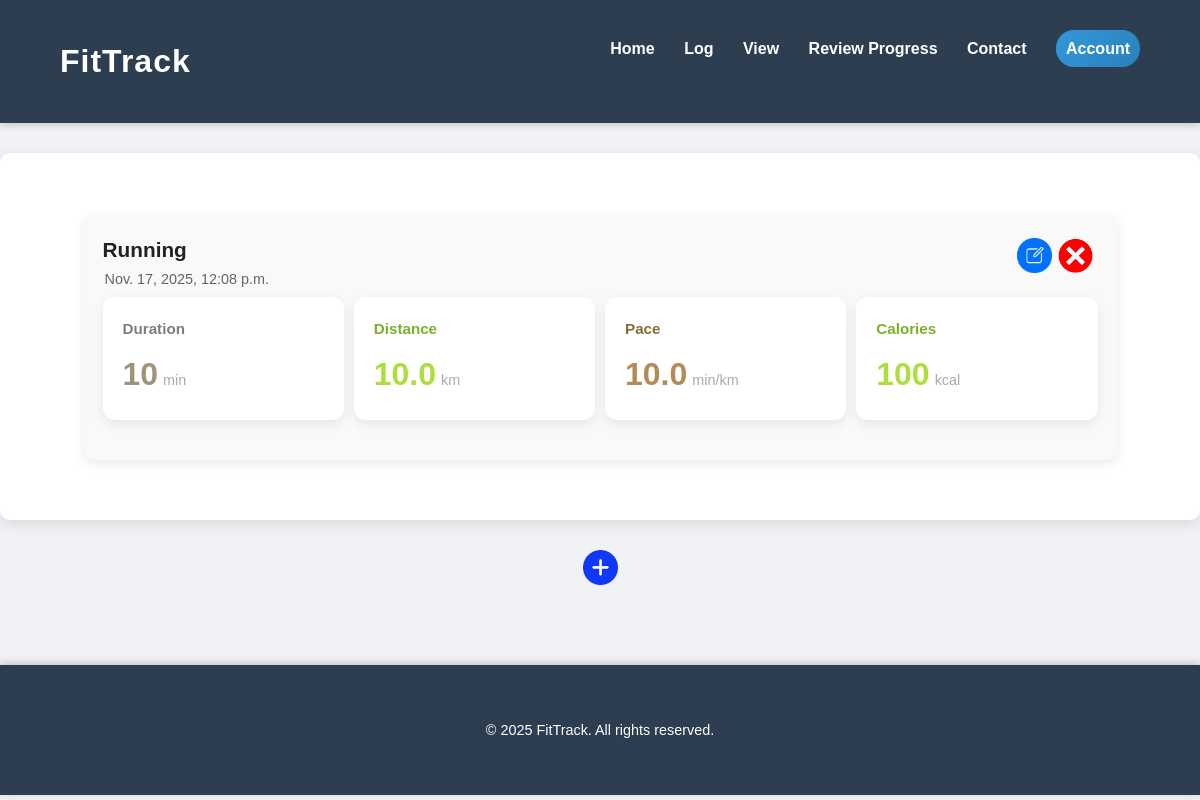
The app's page /workout/list/ (signed in), older data.
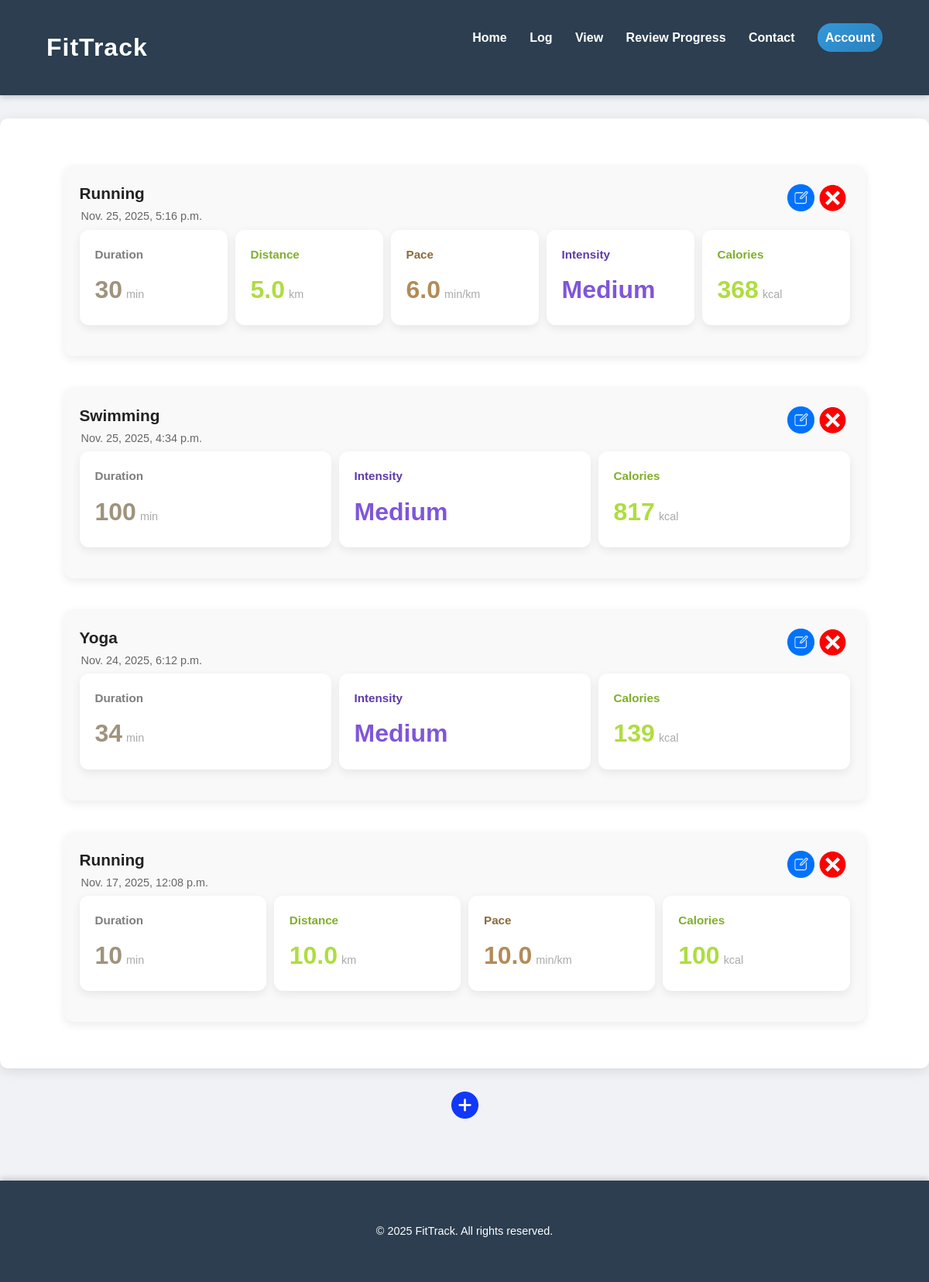
The same page, newer data.
### workouts/models.py (models this page shows, shortened)
class Workout(models.Model):
    INTENSITY_BASED_TYPES = [
        "Rowing",
        "Swimming",
        "Hiking",
        "Yoga",
        "Pilates",
        "HIIT",
        "Strength Training",
    ]
    DISTANCE_BASED_TYPES = [
        "Running",
        "Walking",
        "Cycling",
    ]
    user = models.ForeignKey(
        User,
        on_delete=models.CASCADE,
        related_name="workout",
        help_text="The user who logged this workout.",
    )
    date = models.DateTimeField(
        default=timezone.now, help_text="Date and time the workout was logged."
    )
    workout_type = models.CharField(
        max_length=50, help_text="e.g., Running, Walking, Cycling."
    )
    duration = models.IntegerField(help_text="Duration of the workout in minutes.")
    distance = models.FloatField(
        null=True, blank=True, help_text="Total distance covered in kilometers."
    )
    pace = models.FloatField(
        null=True, blank=True, help_text="Average pace for the workout."
    )
    intensity = models.CharField(
        max_length=20,
        null=True,
        blank=True,
        help_text="Perceived intensity (Low, Medium or High).",
    )
    calories = models.FloatField(
        help_text="Estimated calories burned during the workout."
    )
    class Meta:
        db_table = "workout"
        ordering = ["-date"]

### workouts/views.py (the view)
# urls.py: path("list/", WorkoutListView.as_view(), name="workouts-list"),
class WorkoutListView(LoginRequiredMixin, ListView):
    model = Workout
    context_object_name = "workouts"
    ordering = ["-date"]
    def get_queryset(self):
        queryset = super().get_queryset()
        return queryset.filter(
            user=self.request.user
        )  # Filter the queryset to only include objects created by the current user

### workouts/templates/workouts/workout_list.html (shortened to what this page needs)
{% extends "base.html" %}
{% block main %}
<section class="section">
  {% for workout in workouts %}
  <a href="{% url 'workout-detail' workout.pk %}" class="list-item-link">
    <div class="container">
      <div class="list-item">
        <div class="list-item-header">
          <span class="list-item-name">{{ workout.workout_type|capfirst }}</span>
          <span class="list-item-date">{{ workout.date }}</span>
          <div class="actions">
            <a href="{% url 'workout-update' workout.pk %}" class="editBtnWrk">
                <img
                src="/static/images/edit.png"
                alt="Edit information Icon"
                />
            </a>
            <img
              src="/static/images/delete.png"
              alt="Delete Workout Icon"
              class="deleteBtn"
              data-workout-id="{{ workout.pk }}"
              data-workout-name="{{ workout.workout_type|capfirst }}"
            />
          </div>
        </div>
        <div class="nutrition-summary">
          <div class="stats-grid-meal">
            <div class="stat-box amount-colour">
              <p>Duration</p>
              <div class="data">
                <span class="stat-value">{{ workout.duration }}</span>
                <span class="unit">min</span>
              </div>
            </div>
            {% if workout.distance %}
            <div class="stat-box fat-colour">
              <p>Distance</p>
              <div class="data">
                <span class="stat-value">{{ workout.distance|floatformat:1 }}</span>
                <span class="unit">km</span>
              </div>
            </div>
            {% endif %}
            {% if workout.pace %}
            <div class="stat-box carbs-colour">
              <p>Pace</p>
              <div class="data">
                <span class="stat-value">{{ workout.pace|floatformat:1 }}</span>
                <span class="unit">min/km</span>
              </div>
            </div>
            {% endif %}
            {% if workout.intensity %}
            <div class="stat-box micronutrients-colour">
              <p>Intensity</p>
              <div class="data">
                <span class="stat-value">{{ workout.intensity|capfirst }}</span>
              </div>
            </div>
            {% endif %}
            <div class="stat-box fat-colour">
              <p>Calories</p>
              <div class="data">
                <span class="stat-value">{{ workout.calories|floatformat:0 }}</span>
                <span class="unit">kcal</span>
              </div>
            </div>
          </div>
        </div>
      </div>
    </div>
  </a>
  {% endfor %}
</section>
 <div class="detail-navigation">
  <a href="{% url 'log-workout'%}">
    <img src="/static/images/add.png" alt="Add icon" />
  </a>
</div>
{% endblock %}

### templates/base.html (shortened to what this page needs)
{% load static %}
<!DOCTYPE html>
<html lang="en">
  <head>
    <link
      rel="stylesheet"
      href="{% static 'css/style.css' %}"
    />
  </head>
  <body>
    <header>
      <div class="container">
        <h1>FitTrack</h1>
        <nav>
          <ul>
            <li><a href="{% url 'home' %}">Home</a></li>
            <li class="has-submenu">
              <a href="#">Log</a>
            </li>
            <li class="has-submenu">
              <a href="#">View</a>
            </li>
            <li class="has-submenu">
              <a href="#">Review Progress</a>
            </li>
            <li><a href="{% url 'contact' %}">Contact</a></li>
            <li>
              {% if user.is_authenticated %}
              <a class="account" href="{% url 'account' %}"
                >Account</a>
                {%else%}
                <a class="account" href="{% url 'login' %}"
                >Log in</a>
                {%endif%}
            </li>
          </ul>
        </nav>
      </div>
    </header>
    <main>{% block main %} {% endblock %}</main>
    <footer>
      <div class="container">
        <p>&copy; 2025 FitTrack. All rights reserved.</p>
      </div>
    </footer>
  </body>
</html>

### static/css/style.css (style rules this page uses)
body { font-family: "Arial", sans-serif; margin: 0; padding: 0; box-sizing: border-box; background-color: #f0f2f5; color: #333; line-height: 1.6; }
.container { width: 90%; max-width: 1200px; margin: 0 auto; padding: 20px 0; }
header { background-color: #2c3e50; color: #fff; padding: 1rem 0; box-shadow: 0 2px 8px rgba(0, 0, 0, 0.2); }
header h1 { margin: 0; float: left; font-size: 2rem; letter-spacing: 1px; }
header nav { float: right; }
header nav ul { margin: 0; padding: 0; list-style: none; }
header nav ul li { display: inline-block; position: relative; margin-left: 25px; }
header nav ul li a { color: #fff; text-decoration: none; font-weight: bold; transition: color 0.3s ease, transform 0.2s ease; padding: 5px 0; position: relative; }
header nav ul li a::after { content: ""; position: absolute; width: 0; height: 2px; bottom: -5px; left: 0; background-color: #3498db; transition: width 0.3s ease; }
header .container::after { content: ""; display: table; clear: both; }
.account { background: linear-gradient(135deg, #3498db, #2980b9); padding: 10px; border-radius: 18px; }
main { padding: 30px 0; }
.section { background-color: #fff; margin-bottom: 30px; padding: 40px 25px; border-radius: 10px; box-shadow: 0 4px 15px rgba(0, 0, 0, 0.1); }
.stats-grid-meal { display: grid; grid-template-columns: repeat(auto-fit, minmax(100px, 1fr)); gap: 10px; margin-bottom: 20px; }
.stat-box { background-color: #ffffff; padding: 20px; border-radius: 12px; box-shadow: 0 4px 12px rgba(0, 0, 0, 0.08); transition: transform 0.2s ease-in-out; display: flex; flex-direction: column; justify-content: space-between; }
.stat-box p { margin: 0 0 8px 0; font-size: 0.95em; font-weight: 500; }
.stat-box .stat-value { font-size: 2em; font-weight: 600; display: block; }
.fat-colour p { color: #7faf2a; font-weight: bolder; }
.fat-colour .stat-value { color: #aedd3f; }
.carbs-colour p { color: #8b6b3b; font-weight: bolder; }
.carbs-colour .stat-value { color: #b38b57; }
.micronutrients-colour p { color: #5e3aa8; font-weight: bolder; }
.micronutrients-colour .stat-value { color: #7f56d9; }
.amount-colour p { color: #7d7d7d; font-weight: bolder; }
.amount-colour .stat-value { color: #a0937d; }
.data { display: flex; }
.unit { font-size: 0.9em; color: #aaaaaa; margin-left: 5px; margin-top: 20px; }
.list-item { background-color: #f9f9f9; padding: 20px; border-radius: 12px; box-shadow: 0 4px 12px rgba(0, 0, 0, 0.08); transition: transform 0.2s ease-in-out; display: flex; flex-direction: column; justify-content: space-between; }
.list-item-link { text-decoration: none; color: inherit; display: block; }
.list-item-header { position: relative; padding-right: 80px; }
.list-item-name { display: block; font-size: 1.3rem; font-weight: 600; color: #222; }
.list-item-date { display: block; font-size: 0.9rem; color: #666; margin: 2px; margin-bottom: 5px; }
.actions { position: absolute; top: 5px; right: 5px; display: flex; gap: 6px; }
.actions img { width: 35px; height: 35px; border-radius: 6px; cursor: pointer; }
.detail-navigation { display: flex; align-items: center; width: 100%; margin-bottom: 10px; gap: 20px; align-items: center; justify-content: center; }
.detail-navigation a { text-decoration: none; color: inherit; }
.detail-navigation a, .detail-navigation span { font-size: 2rem; font-weight: bold; line-height: 1; transition: opacity 0.3s ease, font-weight 0.3s ease; }
.detail-navigation img { width: 35px; height: 35px; display: block; }
footer { background-color: #2c3e50; color: #fff; text-align: center; padding: 1.2rem 0; margin-top: 40px; box-shadow: 0 -2px 8px rgba(0, 0, 0, 0.2); font-size: 0.9rem; }

Row changes from the older to the newer data that the page shows:
added Workout: workout_type "Running", date "Nov. 25, 2025, 5:16 p.m.", duration "30", distance "5.0", pace "6.0", intensity "Medium", calories "368"
added Workout: workout_type "Swimming", date "Nov. 25, 2025, 4:34 p.m.", duration "100", intensity "Medium", calories "817"
added Workout: workout_type "Yoga", date "Nov. 24, 2025, 6:12 p.m.", duration "34", intensity "Medium", calories "139"
